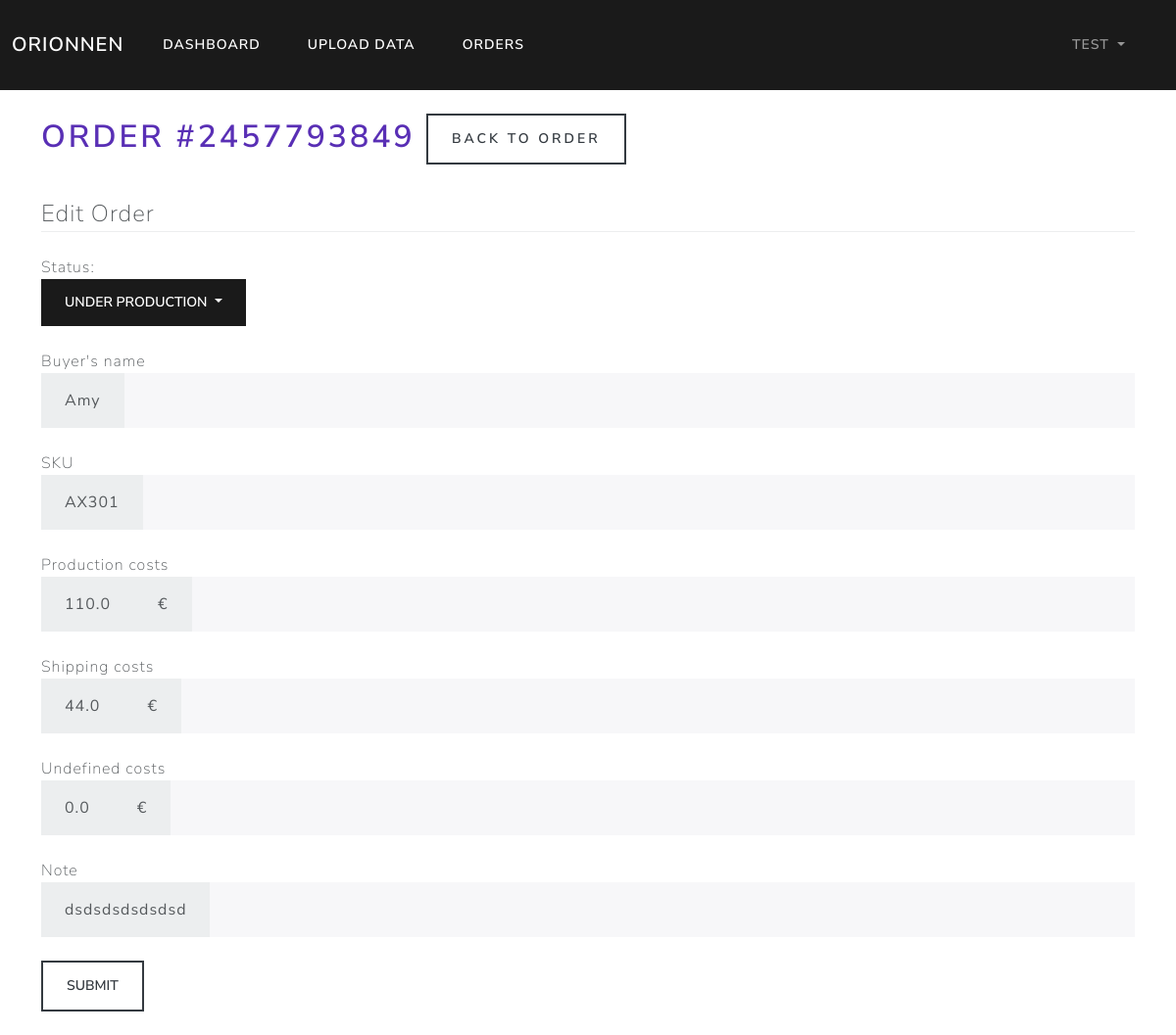
Screenshot of /orders/id_2457793849/edit (signed in) with the database file from the repository.
### orionnen/models.py (models this page shows, shortened)
class User(db.Model, UserMixin):
    id = db.Column(db.Integer, primary_key=True)
    username = db.Column(db.String(20), unique=True, nullable=False)
    email = db.Column(db.String(120), unique=True, nullable=False)
    password = db.Column(db.String(60), nullable=False)
    orders = db.relationship('Order', backref='author', lazy=True)

class Order(db.Model):
    id = db.Column(db.Integer, primary_key=True)
    user_id = db.Column(db.Integer, db.ForeignKey('user.id'), nullable=False)
    order_id = db.Column(db.Integer, unique=True, nullable=False)
    sku = db.Column(db.String(20), default='Not Specified')
    buyer = db.Column(db.String(20), default='Not Specified')
    date = db.Column(db.Date, nullable=False)
    note = db.Column(db.String(20), default='No Note')
    status = db.Column(db.String(20), default='Ordered')
    revenue = db.Column(db.Float, default=0)
    refund = db.Column(db.Float, default=0)
    net_revenue = db.Column(db.Float, default=0)
    proc_fee = db.Column(db.Float, default=0)
    cred_proc_fee = db.Column(db.Float, default=0)
    net_proc_fee = db.Column(db.Float, default=0)
    trans_trans_fee = db.Column(db.Float, default=0)
    cred_trans_trans_fee = db.Column(db.Float, default=0)
    ship_trans_fee = db.Column(db.Float, default=0)
    cred_ship_trans_fee = db.Column(db.Float, default=0)
    ad_fee = db.Column(db.Float, default=0)
    cred_ad_fee = db.Column(db.Float, default=0)
    net_ad_fee = db.Column(db.Float, default=0)
    vat_ad = db.Column(db.Float, default=0)
    cred_vat_ad = db.Column(db.Float, default=0)
    vat_proc_fee = db.Column(db.Float, default=0)
    cred_vat_proc_fee = db.Column(db.Float, default=0)
    vat_trans = db.Column(db.Float, default=0)
    cred_vat_trans = db.Column(db.Float, default=0)
    vat_ship_trans = db.Column(db.Float, default=0)
    cred_vat_ship_trans = db.Column(db.Float, default=0)
    tax = db.Column(db.Float, default=0)
    cred_tax = db.Column(db.Float, default=0)
    net_tax = db.Column(db.Float, default=0)
    trans_fee = db.Column(db.Float, default=0)
    cred_trans_fee = db.Column(db.Float, default=0)
    net_trans_fee = db.Column(db.Float, default=0)
    vat = db.Column(db.Float, default=0)
    cred_vat = db.Column(db.Float, default=0)
    net_vat = db.Column(db.Float, default=0)
    etsy_costs = db.Column(db.Float, default=0)
    prod_costs = db.Column(db.Float, default=0)
    ship_costs = db.Column(db.Float, default=0)
    undef_costs = db.Column(db.Float, default=0)
    other_costs = db.Column(db.Float, default=0)
    costs = db.Column(db.Float, default=0)
    profit = db.Column(db.Float, default=0)

### orionnen/routes.py (the view, shortened to what this page needs)
@app.route('/orders/id_<order_id>/edit', methods=['GET', 'POST'])
@login_required
def edit_order(order_id):
    order = Order.query.filter_by(order_id=order_id).filter_by(author=current_user).first()
    form = EditOrderForm()
    return render_template("edit_order.html", order=order, form=form)

### orionnen/forms.py
class EditOrderForm(FlaskForm):
    buyer = StringField("Buyer's name")
    sku = StringField('SKU')
    prod_costs = FloatField('Production costs', validators=[Optional()])
    ship_costs = FloatField('Shipping costs', validators=[Optional()])
    undef_costs = FloatField('Undefined costs', validators=[Optional()])
    note = StringField('Note')
    submit = SubmitField('Submit')

### orionnen/models.py (called while the page is built)
@login_manager.user_loader
def load_user(user_id):
    return User.query.get(int(user_id))

### orionnen/templates/edit_order.html (shortened to what this page needs)
{% extends "base.html" %}
{% block content %}
  <h1>
    Order #{{ order.order_id }} <a class="btn btn-outline-dark" href="{{ url_for('view_order', order_id=order.order_id) }}">Back to order</a>
  </h1><br>
  <legend class="border-bottom mb-4">Edit Order</legend>
  Status:
  <div class="dropdown">
    <button class="btn btn-primary dropdown-toggle" type="button" id="dropdownMenuButton1" data-bs-toggle="dropdown" aria-expanded="false">
      {{ order.status }}
    </button>
  </div><br>
  <div class="content-section">
    <form method="POST" action="">
      <fieldset class="form-group">
        <div class="form-group">
          {{ form.buyer.label(class="form-control-label") }}
          <div class="input-group">
            <span class="input-group-text">{{ order.buyer }}</span>
            {{ form.buyer(class='form-control form-control-lg') }}
          </div>
        </div><br>
        <div class="form-group">
          {{ form.sku.label(class="form-control-label") }}
          <div class="input-group">
            <span class="input-group-text">{{ order.sku }}</span>
          {{ form.sku(class="form-control form-control-lg") }}
          </div>
        </div><br>
        <div class="form-group">
          {{ form.prod_costs.label(class="form-control-label") }}
          <div class="input-group">
            <span class="input-group-text">{{ order.prod_costs }}</span>
            <span class="input-group-text">€</span>
            {% if form.prod_costs.errors %}
              {{ form.prod_costs(class="form-control form-control-lg is-invalid") }}
              <div class="invalid-feedback">
              {% for error in form.prod_costs.errors %}
                <span>{{ error }}</span>
              {% endfor %}
            </div>
            {% else %}
              {{ form.prod_costs(class="form-control form-control-lg") }}
            {% endif %}
          </div>
        </div><br>
        <div class="form-group">
          {{ form.ship_costs.label(class="form-control-label") }}
          <div class="input-group">
            <span class="input-group-text">{{ order.ship_costs }}</span>
            <span class="input-group-text">€</span>
            {% if form.ship_costs.errors %}
              {{ form.ship_costs(class="form-control form-control-lg is-invalid") }}
              <div class="invalid-feedback">
              {% for error in form.ship_costs.errors %}
                <span>{{ error }}</span>
              {% endfor %}
              </div>
            {% else %}
              {{ form.ship_costs(class="form-control form-control-lg") }}
            {% endif %}
          </div>
        </div><br>
        <div class="form-group">
          {{ form.undef_costs.label(class="form-control-label") }}
          <div class="input-group">
            <span class="input-group-text">{{ order.undef_costs }}</span>
            <span class="input-group-text">€</span>
            {% if form.undef_costs.errors %}
              {{ form.undef_costs(class="form-control form-control-lg is-invalid") }}
              <div class="invalid-feedback">
              {% for error in form.undef_costs.errors %}
                <span>{{ error }}</span>
              {% endfor %}
              </div>
            {% else %}
              {{ form.undef_costs(class="form-control form-control-lg") }}
            {% endif %}
          </div>
        </div><br>
        <div class="form-group">
          {{ form.note.label(class="form-control-label") }}
          <div class="input-group">
            <span class="input-group-text">{{ order.note }}</span>
            {{ form.note(class="form-control form-control-lg") }}
          </div>
        </div><br>
      </fieldset>
      <div class="form-group">
        {{ form.submit(class="btn btn-outline-dark") }}
      </div>
    </form>
  </div><br>
{% endblock %}

### orionnen/templates/navbar.html (shortened to what this page needs)
      <nav class="navbar navbar-expand-lg navbar-dark bg-primary">
        <div class="container-fluid">
          <a class="navbar-brand" href="/">Orionnen</a>
          <div class="collapse navbar-collapse" id="navbarColor01">
            <div class="navbar-nav mr-auto">
              {% if current_user.is_authenticated %}
              <a class="nav-item nav-link active" href="{{ url_for('dashboard') }}">Dashboard</a>
              <a class="nav-item nav-link active" href="{{ url_for('upload') }}">Upload data</a>
              <a class="nav-item nav-link active" href="{{ url_for('show_orders') }}">Orders</a>
              {% else %}
              <a class="nav-item nav-link active" href="{{ url_for('login') }}">Login</a>
              <a class="nav-item nav-link active" href="{{ url_for('register') }}">Register</a>
              {% endif %}
            </div>
          </div>
          <div class="navbar-nav mr-auto">
            {% if current_user.is_authenticated %}
            <li class="nav-item dropdown">
              <a class="nav-link dropdown-toggle" data-bs-toggle="dropdown" href="#" role="button" aria-haspopup="true" aria-expanded="false">
                {{ current_user.username }}
              </a>
            </li>
            {% endif %}
          </div>
        </div>
      </nav>

### rows the page displays
User: username "TEST"
Order: order_id "2457793849", status "UNDER PRODUCTION", buyer "Amy", sku "AX301", prod_costs "110.0", ship_costs "44.0", undef_costs "0.0", note "dsdsdsdsdsdsd"
